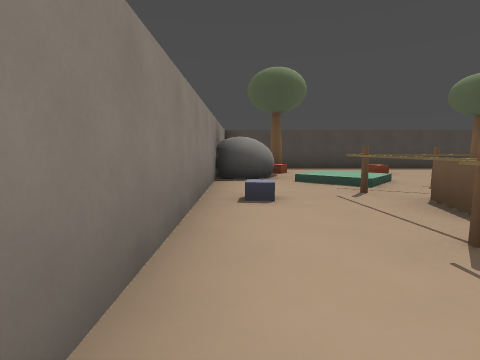
[1] (above)

16 first-person views from a walk through a level from a Godot 3-D game. The camera is 1.2 m above the floor, tilts 6° down and sees 80° across. The floor is counted in squares, 2 m on a side. Each view is taken from the middle of a square. On the plan, view 1 faces up. The plan holds only what a view shows up to about 9 squares ahead; the rest is blank.

[2]
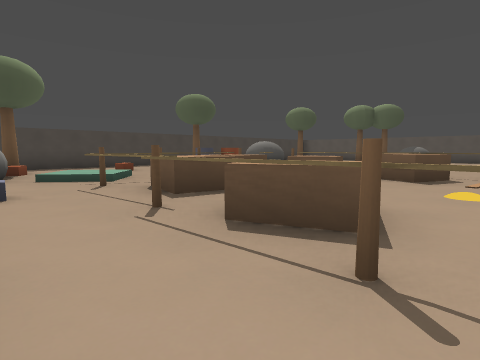

[3]
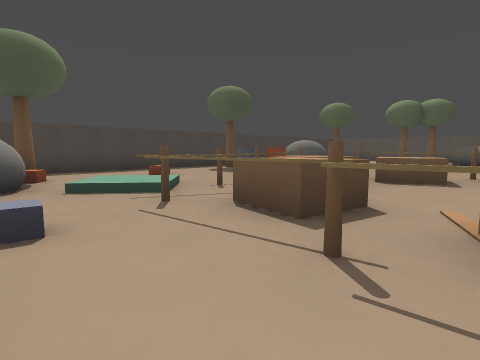

[4]
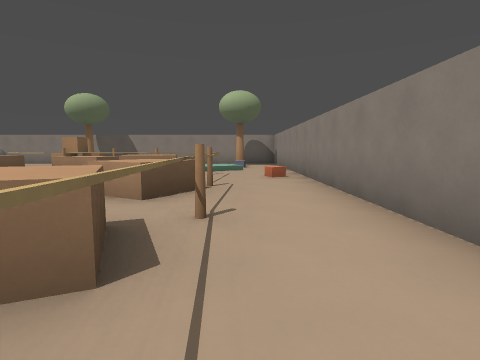

[5]
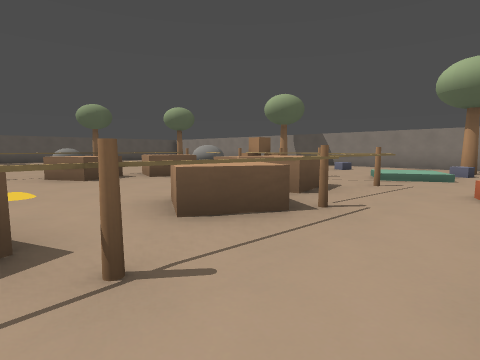

[6]
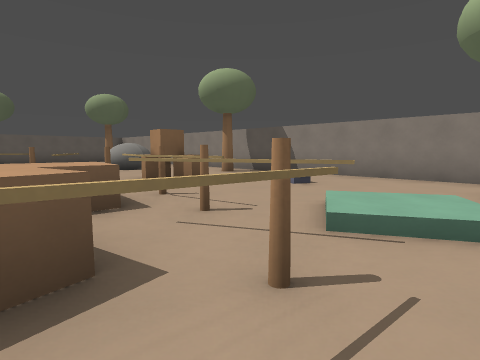

[7]
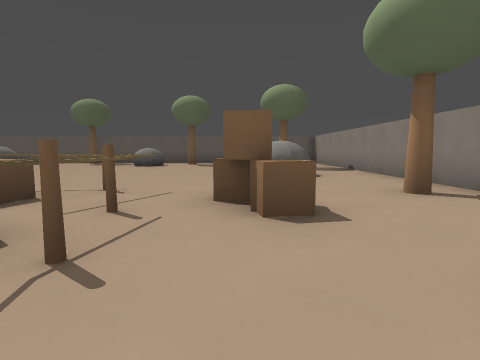

[8]
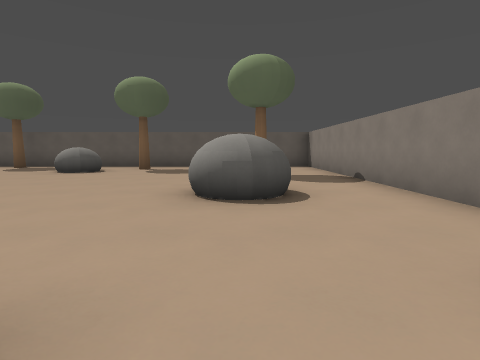

[9]
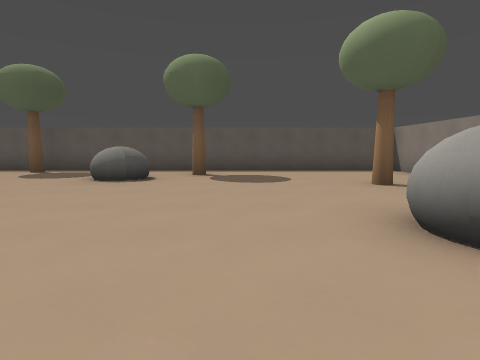

[10]
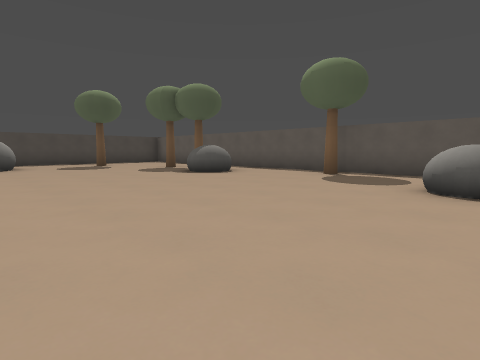

[11]
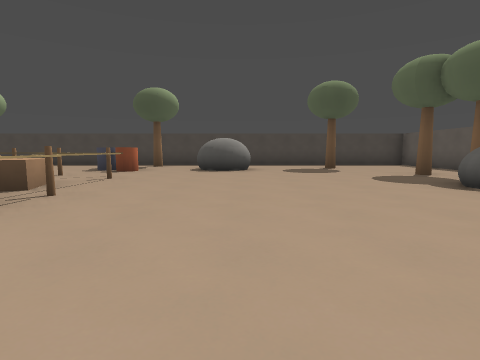

[12]
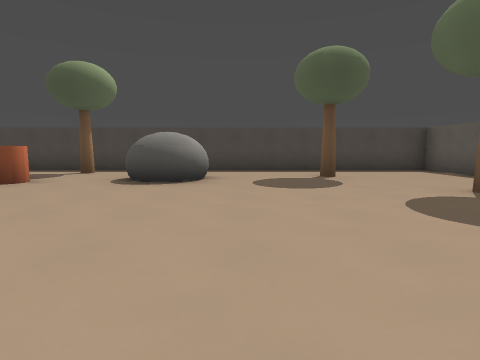

[13]
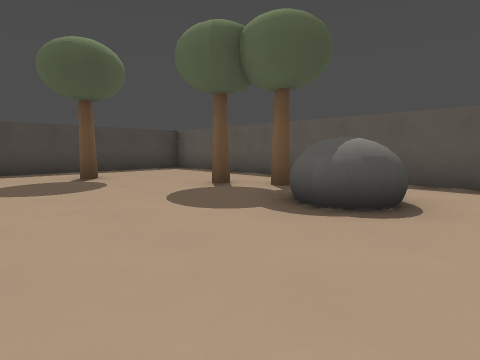

[14]
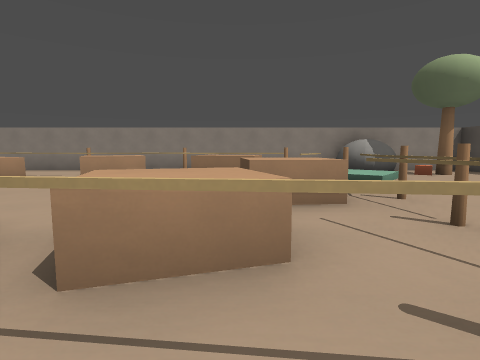

[15]
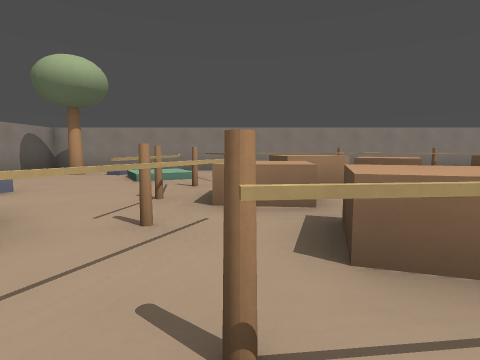

[16]
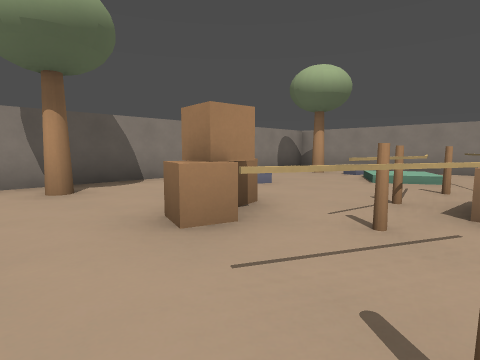

### Floor plan
Key: @ floor where view 1 was taken; # wall or solid block; x gap in a wall; . floor; / step, stairs or slope; = window, fence, low wall or low ledge; ^ raised ledge; T tree; B boulder; P plank; C crate.
Columns run from 1 left of view 1 to 17 right of it. Each row starts with its distance up from view 1.
 10 ###################
  9 #......... .......#
  8 #.T.....T. .......#
  7 #B.....^..BB..T...#
  6 #B./....^.........#
  5 #../.#.........T..#
  4 #..#x^^##.......T #
  3 #..^^^#^=......B  #
  2 #..##..^x......BB.#
  1 #..PP..^^.........#
  0 #@.^...=^.........#
 -1 #..= .. =........T#
 -2 #..^^..^^.........#
 -3 #..x^..^x......B..#
 -4 #..=^..^^......B..#
 -5 #..##^^##.......T.#
 -6 #../.#x#..........#
 -7 # //...C..........#
 -8 # /........B......#
 -9 # T...........T...#
-10 #  .....T.........#
-11 ###################

Positions as (right, up) in squares from view 1, and headings:
1: (0, 0), facing up
2: (0, -1), facing up-right
3: (0, 1), facing up-right
4: (1, 2), facing down
5: (0, 0), facing down-right
6: (1, -4), facing down-right
7: (3, -7), facing right
8: (6, -8), facing right
9: (8, -6), facing right
10: (9, -4), facing up-right
11: (10, -2), facing up
12: (11, 1), facing up
13: (11, 1), facing up-right
14: (8, 3), facing left
15: (8, -5), facing left
16: (8, -5), facing down-left
